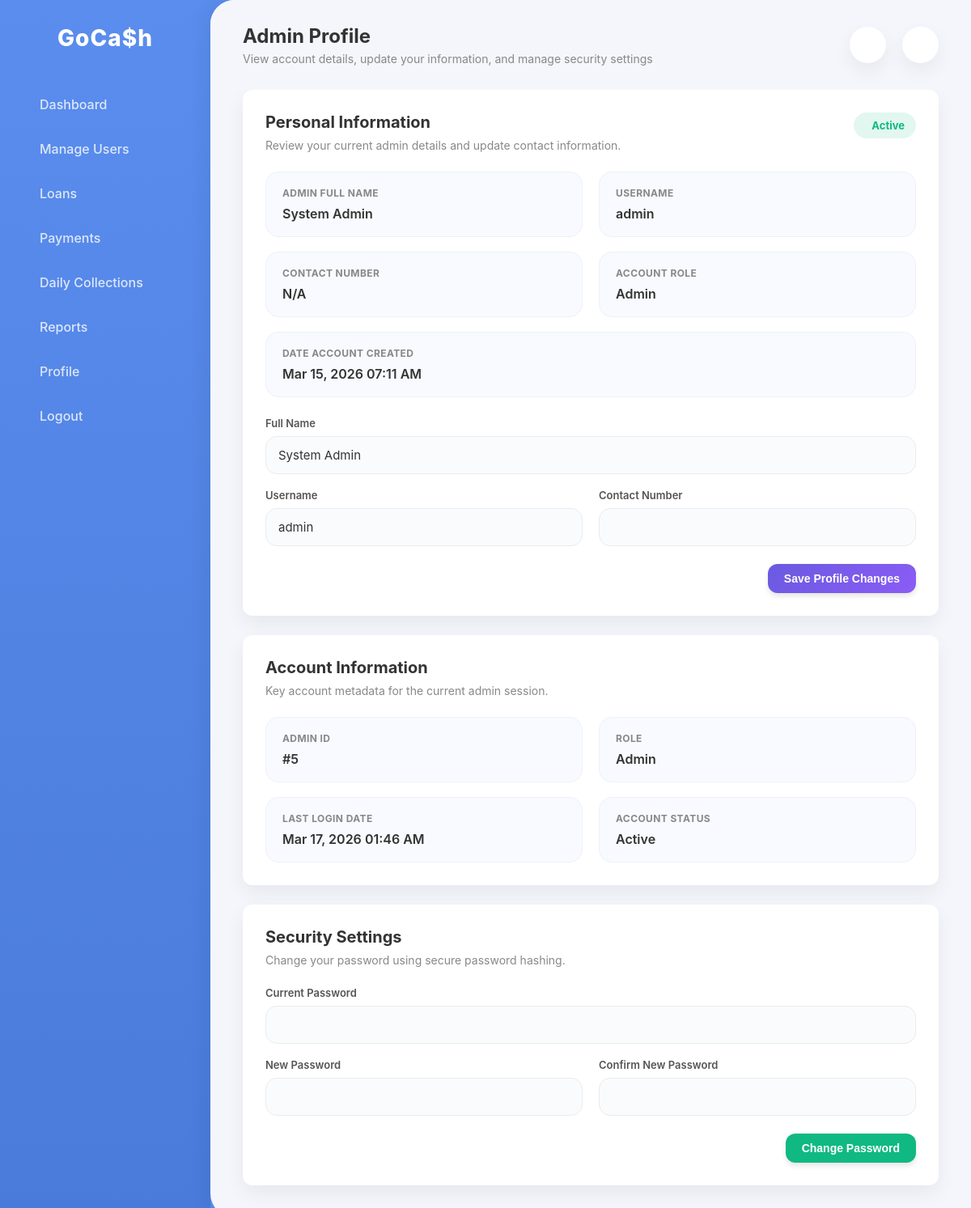
The app's page /admin/profile.php (signed in) with its own data.
### tables this page shows
CREATE TABLE `users` (
  `id` int(11) NOT NULL,
  `fullname` varchar(255) DEFAULT NULL,
  `username` varchar(255) NOT NULL DEFAULT '',
  `password` varchar(255) DEFAULT NULL,
  `role` enum('admin','collector','borrower') DEFAULT 'borrower',
  `status` enum('active','inactive') NOT NULL DEFAULT 'active',
  `created_at` timestamp NOT NULL DEFAULT current_timestamp(),
  `last_login` datetime DEFAULT NULL,
  `phone` varchar(50) DEFAULT NULL,
  `address` text DEFAULT NULL,
  `collector_id` int(11) DEFAULT NULL
);

### admin/profile.php (the view, shortened to what this page needs)
<?php
require_once "../db_connect.php";
$adminId = (int)($_SESSION['admin_id'] ?? 0);
$stmt = $conn->prepare(
    "SELECT id, fullname, username, phone, role, status, created_at, last_login
     FROM users
     WHERE id = ? AND role = 'admin'
     LIMIT 1"
);
$stmt->bind_param("i", $adminId);
$stmt->execute();
$result = $stmt->get_result();
$admin = $result ? $result->fetch_assoc() : null;
$accountStatus = !empty($admin['status']) ? ucfirst($admin['status']) : 'Active';
$createdAt = !empty($admin['created_at']) ? date("M d, Y h:i A", strtotime($admin['created_at'])) : 'N/A';
$lastLogin = !empty($admin['last_login']) ? date("M d, Y h:i A", strtotime($admin['last_login'])) : 'No login recorded yet';
?>
<!DOCTYPE html>
<html lang="en">
<head>
    <link rel="stylesheet" href="admin_style.css">
</head>
<body>
<?php include 'layout/sidebar.php'; ?>
    <main class="main-wrapper">
        <header class="top-header">
            <div class="greeting">
                <h1>Admin Profile</h1>
                <p>View account details, update your information, and manage security settings</p>
            </div>
            <div class="header-actions">
                <button class="icon-btn icon-badge-wrap" id="notifBellBtn"><i class="ph ph-bell"></i></button>
                <button class="icon-btn" onclick="window.location.href='profile.php'"><i class="ph ph-user"></i></button>
            </div>
        </header>
        <div class="content">
            <div class="profile-layout">
                <section class="profile-card">
                    <div class="profile-card-header">
                        <div>
                            <h2>Personal Information</h2>
                            <p>Review your current admin details and update contact information.</p>
                        </div>
                        <span class="status-chip <?php echo strtolower($accountStatus); ?>">
                            <?php echo htmlspecialchars($accountStatus); ?>
                        </span>
                    </div>
                    <div class="profile-grid" style="margin-bottom: 24px;">
                        <div class="profile-info-box">
                            <span class="profile-label">Admin Full Name</span>
                            <div class="profile-value"><?php echo htmlspecialchars($admin['fullname']); ?></div>
                        </div>
                        <div class="profile-info-box">
                            <span class="profile-label">Username</span>
                            <div class="profile-value"><?php echo htmlspecialchars($admin['username']); ?></div>
                        </div>
                        <div class="profile-info-box">
                            <span class="profile-label">Contact Number</span>
                            <div class="profile-value"><?php echo htmlspecialchars($admin['phone'] ?: 'N/A'); ?></div>
                        </div>
                        <div class="profile-info-box">
                            <span class="profile-label">Account Role</span>
                            <div class="profile-value"><?php echo ucfirst(htmlspecialchars($admin['role'])); ?></div>
                        </div>
                        <div class="profile-info-box full">
                            <span class="profile-label">Date Account Created</span>
                            <div class="profile-value"><?php echo htmlspecialchars($createdAt); ?></div>
                        </div>
                    </div>
                    <form method="POST">
                        <div class="form-grid">
                            <div class="form-field full">
                                <label class="form-label" for="fullname">Full Name</label>
                                <input class="form-input" type="text" id="fullname" name="fullname" value="<?php echo htmlspecialchars($admin['fullname']); ?>" required>
                            </div>
                            <div class="form-field">
                                <label class="form-label" for="username">Username</label>
                                <input class="form-input" type="text" id="username" name="username" value="<?php echo htmlspecialchars($admin['username']); ?>" required autocomplete="username">
                            </div>
                            <div class="form-field">
                                <label class="form-label" for="phone">Contact Number</label>
                                <input class="form-input" type="text" id="phone" name="phone" value="<?php echo htmlspecialchars($admin['phone']); ?>">
                            </div>
                        </div>
                        <div class="profile-actions">
                            <button type="submit" class="btn btn-primary">Save Profile Changes</button>
                        </div>
                    </form>
                </section>
                <section class="profile-card">
                    <div class="profile-card-header">
                        <div>
                            <h2>Account Information</h2>
                            <p>Key account metadata for the current admin session.</p>
                        </div>
                    </div>
                    <div class="profile-grid">
                        <div class="profile-info-box">
                            <span class="profile-label">Admin ID</span>
                            <div class="profile-value">#<?php echo (int)$admin['id']; ?></div>
                        </div>
                        <div class="profile-info-box">
                            <span class="profile-label">Role</span>
                            <div class="profile-value"><?php echo ucfirst(htmlspecialchars($admin['role'])); ?></div>
                        </div>
                        <div class="profile-info-box">
                            <span class="profile-label">Last Login Date</span>
                            <div class="profile-value"><?php echo htmlspecialchars($lastLogin); ?></div>
                        </div>
                        <div class="profile-info-box">
                            <span class="profile-label">Account Status</span>
                            <div class="profile-value"><?php echo htmlspecialchars($accountStatus); ?></div>
                        </div>
                    </div>
                </section>
                <section class="profile-card">
                    <div class="profile-card-header">
                        <div>
                            <h2>Security Settings</h2>
                            <p>Change your password using secure password hashing.</p>
                        </div>
                    </div>
                    <form method="POST">
                        <div class="form-grid">
                            <div class="form-field full">
                                <label class="form-label" for="current_password">Current Password</label>
                                <input class="form-input" type="password" id="current_password" name="current_password" required>
                            </div>
                            <div class="form-field">
                                <label class="form-label" for="new_password">New Password</label>
                                <input class="form-input" type="password" id="new_password" name="new_password" required>
                            </div>
                            <div class="form-field">
                                <label class="form-label" for="confirm_password">Confirm New Password</label>
                                <input class="form-input" type="password" id="confirm_password" name="confirm_password" required>
                            </div>
                        </div>
                        <div class="profile-actions">
                            <button type="submit" class="btn btn-success">Change Password</button>
                        </div>
                    </form>
                </section>
            </div>
        </div>
    </main>
    <?php include 'notif_dropdown.php'; ?>
</body>
</html>

### admin/admin_style.css (style rules this page uses)
:root { --primary-gradient: linear-gradient(135deg, #6A5AE0, #8B5CF6); --sidebar-blue: #5A8DEE; --bg-color: #F4F6FB; --card-bg: #FFFFFF; --text-main: #333333; --text-muted: #888888; --shadow-soft: 0 10px 24px rgba(15, 23, 42, 0.06); --shadow-hover: 0 18px 45px rgba(15, 23, 42, 0.14); --radius-main: 12px; --radius-sm: 10px; --transition: all 0.25s ease-out; --transition-fast: 0.15s ease-out; }
body { margin: 0; padding: 0; font-family: 'Inter', 'Segoe UI', Roboto, Helvetica, Arial, sans-serif; background-color: var(--sidebar-blue); color: var(--text-main); display: flex; height: 100vh; overflow: hidden; }
.main-wrapper { flex-grow: 1; background-color: var(--bg-color); border-radius: 30px 0 0 30px; overflow-y: auto; box-shadow: -10px 0 20px rgba(0, 0, 0, 0.05); display: flex; flex-direction: column; }
.top-header { display: flex; justify-content: space-between; align-items: center; padding: 30px 40px; background: var(--bg-color); position: sticky; top: 0; z-index: 10; }
.greeting h1 { margin: 0; font-size: 24px; color: var(--text-main); font-weight: 700; }
.greeting p { margin: 5px 0 0; color: var(--text-muted); font-size: 14px; }
.header-actions { display: flex; align-items: center; gap: 20px; }
.icon-btn { background: var(--card-bg); border: none; width: 45px; height: 45px; border-radius: 50%; display: flex; align-items: center; justify-content: center; color: var(--text-main); box-shadow: var(--shadow-soft); cursor: pointer; transition: var(--transition); }
.content { padding: 0 40px 40px; }
.btn { display: inline-block; padding: 10px 20px; border-radius: 12px; font-size: 14px; font-weight: 600; text-decoration: none; text-align: center; border: none; cursor: pointer; transition: transform var(--transition-fast), box-shadow var(--transition-fast), filter var(--transition-fast), opacity var(--transition-fast); box-shadow: 0 4px 6px rgba(0, 0, 0, 0.1); }
.btn-primary { background: var(--primary-gradient); color: white; }
.btn-success { background: #10B981; color: white; }

### admin/profile.php (style rules this page uses)
.profile-layout { display: grid; gap: 24px; }
.profile-card { background: var(--card-bg); border-radius: var(--radius-main); box-shadow: var(--shadow-soft); padding: 28px; }
.profile-card-header { display: flex; justify-content: space-between; gap: 16px; align-items: flex-start; margin-bottom: 24px; flex-wrap: wrap; }
.profile-card-header h2 { margin: 0; font-size: 20px; color: var(--text-main); }
.profile-card-header p { margin: 8px 0 0; color: var(--text-muted); font-size: 14px; }
.profile-grid { display: grid; grid-template-columns: repeat(2, minmax(0, 1fr)); gap: 18px 20px; }
.profile-info-box { background: #f8faff; border: 1px solid #edf1f7; border-radius: 16px; padding: 18px 20px; }
.profile-info-box.full { grid-column: 1 / -1; }
.profile-label { display: block; margin-bottom: 8px; font-size: 12px; font-weight: 700; color: var(--text-muted); letter-spacing: 0.4px; text-transform: uppercase; }
.profile-value { font-size: 16px; font-weight: 600; color: var(--text-main); }
.form-grid { display: grid; grid-template-columns: repeat(2, minmax(0, 1fr)); gap: 18px 20px; }
.form-field.full { grid-column: 1 / -1; }
.form-label { display: block; margin-bottom: 8px; font-size: 13px; font-weight: 600; color: #555; }
.form-input { width: 100%; padding: 13px 15px; border: 1.5px solid #E8ECF0; border-radius: 14px; font-size: 15px; font-family: inherit; color: #333; background: #FAFBFC; outline: none; transition: border-color 0.2s ease, box-shadow 0.2s ease; box-sizing: border-box; }
.profile-actions { display: flex; justify-content: flex-end; margin-top: 22px; }
.status-chip { display: inline-flex; align-items: center; gap: 8px; padding: 8px 14px; border-radius: 999px; font-size: 13px; font-weight: 700; }
.status-chip.active { background: rgba(16, 185, 129, 0.12); color: #10B981; }

### admin/notif_dropdown.php (style rules this page uses)
.icon-badge-wrap { position: relative; }

### records on screen
users: status "Active", fullname "System Admin", username "admin", phone "N/A", role "Admin", created_at "Mar 15, 2026 07:11 AM", id "5", last_login "Mar 17, 2026 01:46 AM"
